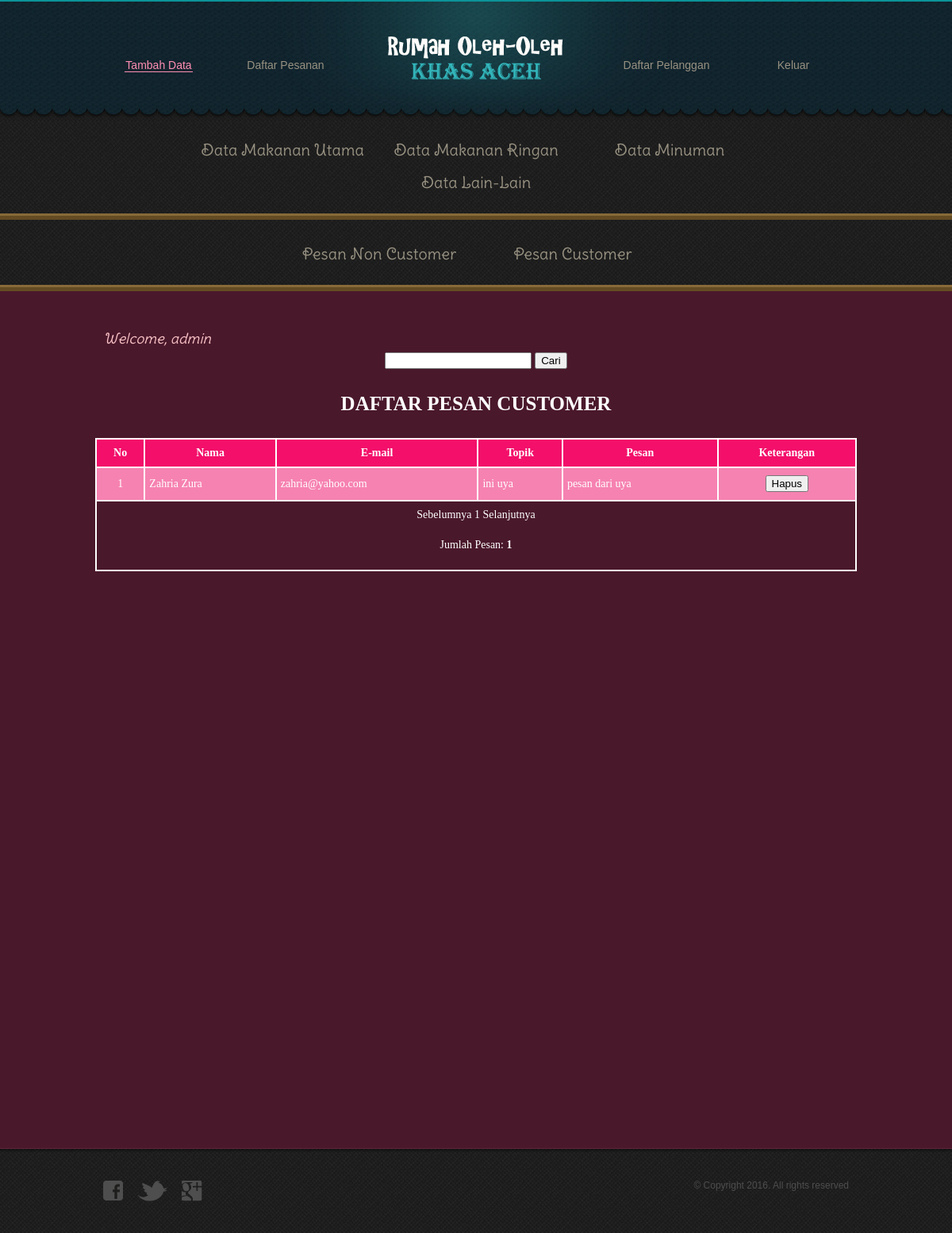
Page /admin/pesan_customer.php (signed in) on the committed database.
### tables this page shows
CREATE TABLE IF NOT EXISTS `pesan_customer` (
  `id_pesan` int(3) NOT NULL AUTO_INCREMENT,
  `id_cust` int(5) NOT NULL,
  `topik` varchar(15) NOT NULL,
  `pesan` varchar(500) NOT NULL,
  PRIMARY KEY (`id_pesan`),
  KEY `pesan_customer_ibfk_1` (`id_cust`)
);

CREATE TABLE IF NOT EXISTS `customer` (
  `id_cust` int(5) NOT NULL AUTO_INCREMENT,
  `nama_depan` varchar(10) NOT NULL,
  `nama_belakang` varchar(20) NOT NULL,
  `sex` enum('P','L') NOT NULL,
  `username` varchar(30) NOT NULL,
  `password` varchar(30) NOT NULL,
  `email` varchar(30) NOT NULL,
  `alamat` varchar(30) NOT NULL,
  `id_kec` int(3) NOT NULL,
  `kode_pos` int(5) NOT NULL,
  `nohp` varchar(12) NOT NULL,
  `id_question` int(5) NOT NULL,
  `answer` varchar(15) NOT NULL,
  PRIMARY KEY (`id_cust`),
  KEY `customer_ibfk_1` (`id_question`),
  KEY `customer_ibfk_2` (`id_kec`)
);

### admin/pesan_customer.php (the view, shortened to what this page needs)
<!DOCTYPE html>
<?php
	$cari = $_GET ['cari'];
?>
<html>
<head>
	<link rel="stylesheet" type="text/css" href="../css/style.css">
</head>
<body>
	<?php
		include 'header.php';
		if ($cari == '')
		{
	?>
	<div id="body">
		<div id="about">
		<h3>
			<?php
				echo"<i>Welcome, ".$_SESSION['username']." </i>";
			?>
		</h3>
		<center>
			<form method="get" action="pesan_customer.php">
			<center>
				<input type="text" name="cari">
				<input type="submit" name="submit" value="Cari" class="button">
			</center>
			</form>
		</center>
		<br><br>
			<h1 align="center"><b>DAFTAR PESAN CUSTOMER</b></h1>
		<br><br>
			<table border="1" align="center" bordercolor="#ffffff" cellspacing="0" cellpadding="5" width="100%" height="100%">
				<tr bgcolor="#f30f6a" align="center">
					<td><b>No</b></td>
					<td><b>Nama</b></td>
					<td><b>E-mail</b></td>
					<td><b>Topik</b></td>
					<td><b>Pesan</b></td>
					<td><b>Keterangan</b></td>
				</tr>
				<?php
					$batas   = 10;
					if(empty($_GET['halaman'])){
						$posisi  = 0;
						$halaman = 1;
					}
					else{
						$halaman= $_GET['halaman'];
						$posisi = ($halaman-1) * $batas;
					}
					$result = mysql_query("SELECT p.id_pesan, c.nama_depan, c.nama_belakang, c.email, p.topik, p.pesan
										   FROM customer c, pesan_customer p
										   WHERE c.id_cust = p.id_cust LIMIT $posisi, $batas");
					$no = $posisi+1;
					while($data = mysql_fetch_assoc($result)){ ?>
				<tr bgcolor='#f682b1'>
					<td height='30' align='center'><?php echo $no ?></td>
					<td><?php echo $data['nama_depan']." ".$data['nama_belakang'] ?></td>
					<td><?php echo $data['email'] ?></td>
					<td><?php echo $data['topik'] ?></td>
					<td><?php echo $data['pesan'] ?></td>
					<td align='center'>
						<a href="hapuspesan_customer.php?id=<?php echo $data['id_pesan'] ?>" title="Hapus" onclick="return confirm('Apakah Anda akan menghapus data ini?');"><button>Hapus</button></a>
					</td>
               </tr>
			   <?php
					$no++;
					}
					$tampil = mysql_query("SELECT c.nama_depan, c.nama_belakang, c.email, p.topik, p.pesan, p.id_pesan
										   FROM customer c, pesan_customer p
										   WHERE c.id_cust = p.id_cust GROUP BY c.nama_depan");
					$jmldata = mysql_num_rows($tampil);
					$jmlhal  = ceil($jmldata/$batas);
					echo"<tr>
						<td colspan='9' align=center>
						";
								if($halaman > 1){
									$prev=$halaman-1;
									echo "<span class=prevnext><a href=$_SERVER[PHP_SELF]?halaman=$prev id='font'>Sebelumnya </a></span> ";
								}
								else{
									echo "<center><span class=disabled id='font'>Sebelumnya </span>";
								}
								for($i=1;$i<=$jmlhal;$i++)
								if ($i != $halaman){
									echo " <a href=$_SERVER[PHP_SELF]?halaman=$i id='font'>$i</a> ";
								}
								else{
									echo "<span class=current id='font'>$i </span>";
								}
								if($halaman < $jmlhal){
									$next=$halaman+1;
									echo "<span class=prevnext><a href=$_SERVER[PHP_SELF]?halaman=$next id='font'> Selanjutnya</a></span>";
								}
								else{
									echo "<span class=disabled id='font'> Selanjutnya</span></center>";
								}
								echo "</div><p align=center id='font'>Jumlah Pesan: <b>$jmldata</b></p>";
							?>
		</div>
<?php }
	include 'footer.php';
?>
</body>
</html>

### css/style.css (style rules this page uses)
#body #about h1 b { color:#ffffff; font-size: 25px; font-family: 'georgia'; }
table { color: #ffffff; font-family: 'Georgia'; font-size: 14px; font-weight: normal; line-height: 24px; text-align:middle; border-style:solid; border-color:#ffffff; }
body { background: url(../images/bg-body.jpg) repeat left top; font-family: Arial, Helvetica, sans-serif; font-size: 14px; line-height: 1; margin: 0; min-width: 960px; padding: 0; }
a { outline: none; }
#body { background: #4a182b; border-bottom: 1px solid #5f233a; min-height: 1050px; padding: 15px 0 15px; width: 100%; }
#body > div { margin: 0 auto; padding: 0; width: 960px; }
#body #about h1 { color: #fcc5c9; font-size: 24px; font-family: 'DeliusSwashCaps-Regular'; font-weight: normal; line-height: 30px; margin: 0; padding: 0 10px; }
#body #about h3 { color: #fcc5c9; font-size: 18px; font-family: 'DeliusSwashCaps-Regular'; font-weight: normal; margin: 0; padding: 36px 10px 8px; }

### rows in the picture
pesan_customer: id_cust.nama_depan "Zahria", id_cust.nama_belakang "Zura", id_cust.email "zahria@yahoo.com", topik "ini uya", pesan "pesan dari uya"

### other values in the picture
$_SESSION['username'] "admin"
$jmldata "1"
